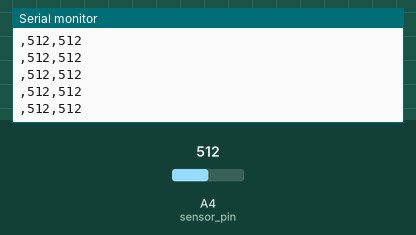
Simulated run of this sketch. Board: Arduino Mega 2560, built with avr-gcc and run on an emulated ATmega2560. Shown: the last lines printed to the serial monitor. The inputs (shaded band) are chosen by the test bench; at power-on: A4 (sensor_pin) = 512.

Above: at 1.2 s.
1.3 s: A4 (sensor_pin) set to 716
At 1.32 s:
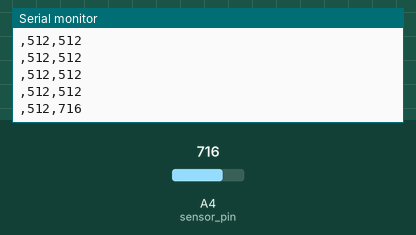
2.8 s: A4 (sensor_pin) set to 900
At 2.82 s:
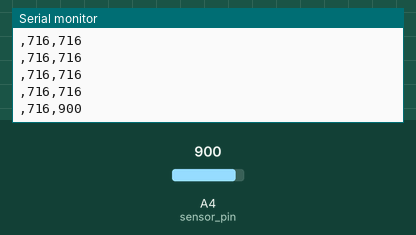
Timing chart, 0 to 5.8 s (numbered marks = the images above; inputs shaded):
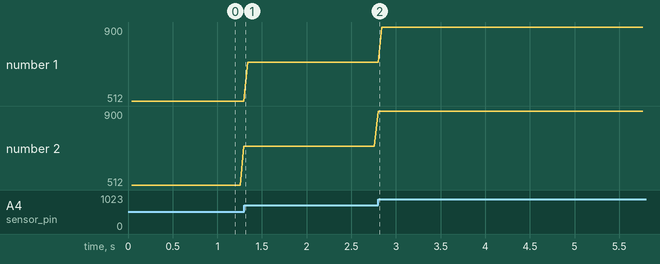

Measured:
- plotted number 1: 512 → 716 after the input at 1.3 s, 716 → 900 after the input at 2.8 s
- plotted number 2: 716 → 900 after the input at 1.3 s

The sketch:

FYP_coding.ino
```cpp
#define sensor_pin 4
#define FORCE_SENSOR_PIN 36
int read_ADC = 0;

void setup(){
Serial.begin(115200);
pinMode(sensor_pin, INPUT);
delay(20);
}

void loop(){
read_ADC = analogRead(sensor_pin);
Serial.print(",");//EMG
Serial.println(read_ADC);
delay(20);


int analogReading = analogRead(FORCE_SENSOR_PIN);
Serial.print(",");//FSR
Serial.print(analogReading); // print the raw analog reading

delay(20);
}
```
